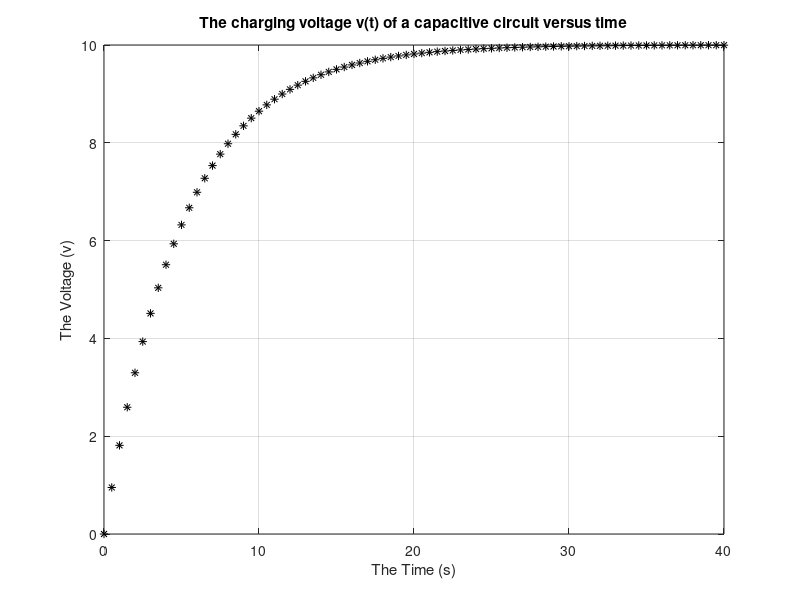

The MATLAB script that drew this image:
clc
clear
close all


t = 0:0.5:40;
v = 10* (1- exp(-0.2*t));
figure(1)
plot(t,v,'*k')
grid on;
xlabel('The Time (s)')
ylabel('The Voltage (v)')
title('The charging voltage v(t) of a capacitive circuit versus time')